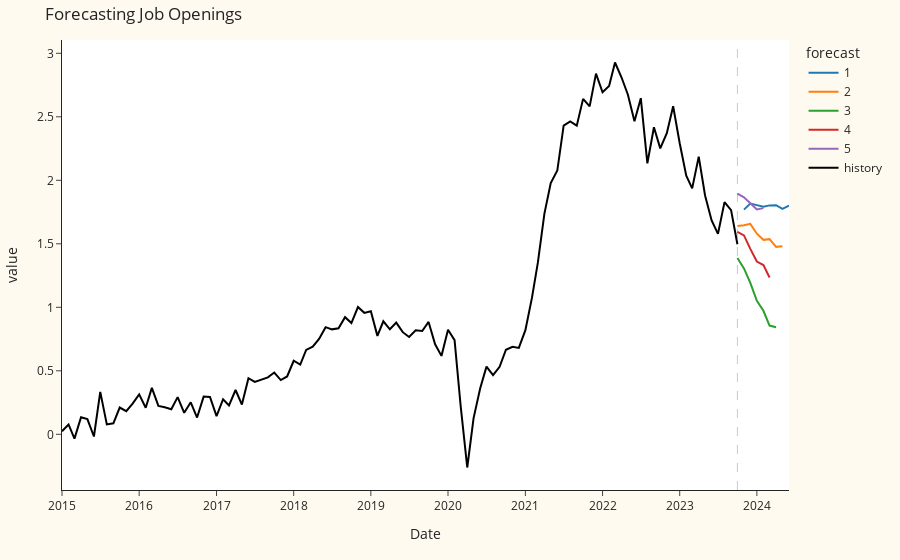

Notebook code cell kept with this figure:
### Code cell
fig = px.line(all_forecast[all_forecast['date']>=view_df.iloc[[-1]].index[0]],
              x='date',
              y='value',
              color='forecast',
              template='simple_white')

fig.add_trace(go.Scatter(x=np.array(view_df.index), y=np.array(view_df.value),
                         mode="lines",
                         name="history",
                         line_color="black"))

fig.add_vline(x=view_df.iloc[[-1]].index[0], line_width=1, line_dash="dash", line_color="green")
fig.update_layout(title="Forecasting Job Openings", xaxis_title="Date")
fig.update_layout(margin=dict(l=60, r=60, t=40, b=70), paper_bgcolor="floralwhite")

fig.show()
